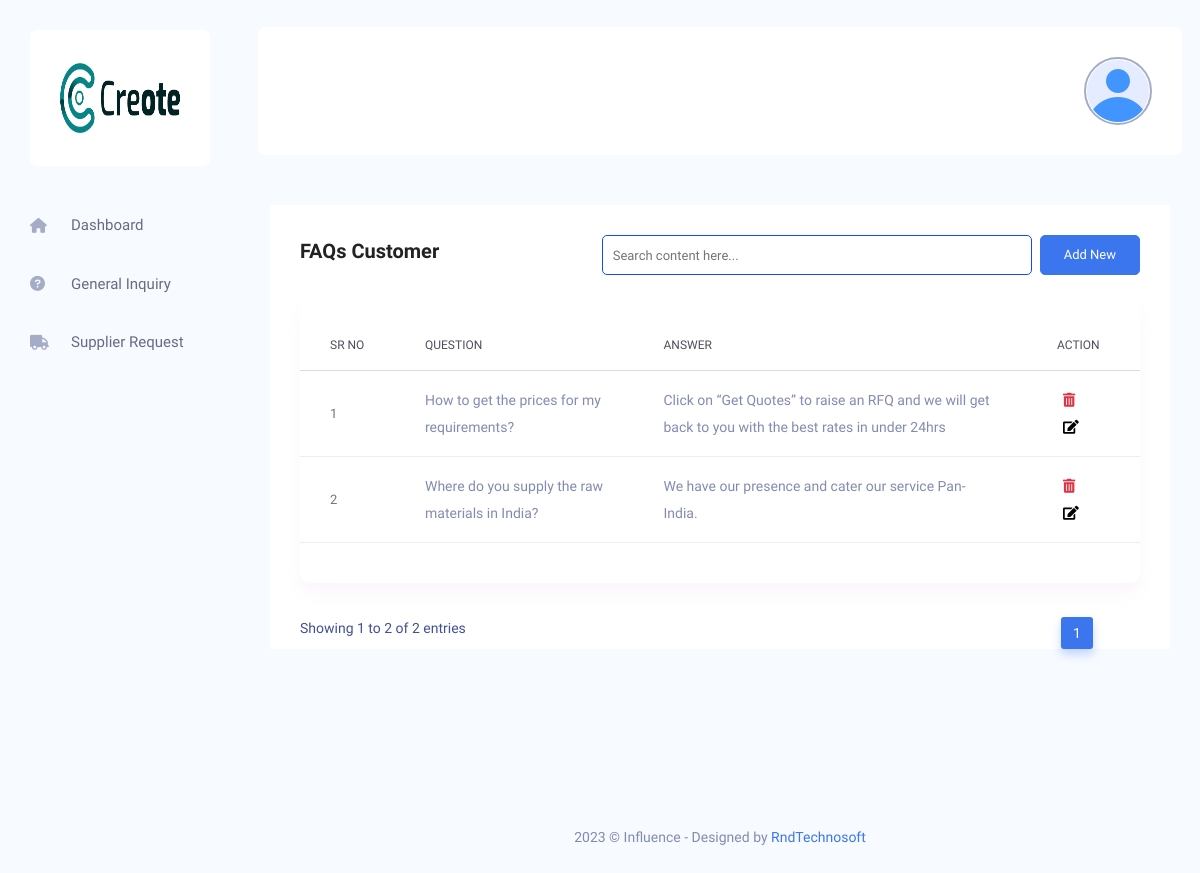
/admin/faqs-customer.php (signed in), run on the app's committed database.
### tables this page shows
CREATE TABLE `tbl_footer_setting` (
  `id` int(11) UNSIGNED NOT NULL,
  `name` varchar(190) NOT NULL,
  `logo` varchar(190) NOT NULL,
  `alt_tag` varchar(191) NOT NULL,
  `background_image` text NOT NULL,
  `alt_tag1` varchar(191) NOT NULL,
  `about_us_des` varchar(250) NOT NULL,
  `facebook_link` varchar(191) NOT NULL,
  `twitter_link` varchar(191) NOT NULL,
  `instagram_link` varchar(191) NOT NULL,
  `youtube_link` varchar(191) NOT NULL,
  `create_at` timestamp NOT NULL DEFAULT current_timestamp(),
  `update_at` timestamp NULL DEFAULT NULL ON UPDATE current_timestamp()
);

CREATE TABLE `tbl_faqs_customer` (
  `id` int(11) UNSIGNED NOT NULL,
  `question` varchar(191) DEFAULT NULL,
  `answer` varchar(191) DEFAULT NULL,
  `created_at` timestamp NOT NULL DEFAULT current_timestamp(),
  `updated_at` timestamp NULL DEFAULT NULL ON UPDATE current_timestamp()
);

### admin/faqs-customer.php (the view, shortened to what this page needs)
<?php
include 'includes/header.php';
?>
<?php
include 'includes/side-bar.php';
include 'includes/top-bar.php';
?>
<div class="main_content_iner ">
    <div class="container-fluid plr_30 body_white_bg pt_30">
        <div class="row justify-content-center">
            <div class="col-12">
                <div class="QA_section">
                    <div class="white_box_tittle list_header">
                        <h4>FAQs Customer</h4>
                        <div class="box_right d-flex lms_block">
                            <div class="serach_field_2">
                                <div class="search_inner">
                                    <div class="search_field">
                                        <input type="text" placeholder="Search content here..." class="search-table-data">
                                    </div>
                                </div>
                            </div>
                            <div class="add_button ms-2">
                            <a href="add-faqs.php?cat=cust" class="btn_1">Add New</a>
                            </div>
                        </div>
                    </div>
                    <div class="QA_table ">
                        <table class="table lms_table_active">
                            <thead>
                                <tr>
                                    <th scope="col">Sr No</th>
                                    <th scope="col">Question</th>
                                    <th scope="col">Answer</th>
                                    <th scope="col">Action</th>
                                </tr>
                            </thead>
                            <tbody>
                                <?php
                                $sql = 'SELECT tbl_faqs_customer.* , id AS fcid FROM tbl_faqs_customer';
                                $result = mysqli_query($conn, $sql);
                                if (mysqli_num_rows($result) > 0) {
                                    $cno = 1;
                                    while ($row = mysqli_fetch_assoc($result)) {
                                ?>
                                        <tr>
                                            <th scope="row"> <a href="#" class="question_content"><?php echo $cno ?></a></th>
                                            <td><?php echo $row['question'] ?></td>
                                            <td><?php echo $row['answer']  ?></td>
                                            <td>
                                                <form class="d-inline" action="faqs-customer.php" method="post" onsubmit="return confirm('are you sure');">
                                                    <button type="submit" name="del" id="" class="fas fa-trash-alt text-danger border border-0 bg-white">
                                                </form>&nbsp&nbsp
                                                <form class="d-inline" action="update-faqs.php" method="get">
                                                    <button type="submit" name="update-faqs-cust" value="cust" id="" class="fas fa-edit  border border-0 bg-white">
                                                </form>
                                            </td>
                                        </tr>
                                <?php
                                        $cno++;
                                    }
                                } ?>
                            </tbody>
                        </table>
                    </div>
                </div>
            </div>
        </div>
    </div>
</div>
<?php
include 'includes/footer.php';
?>

### admin/includes/side-bar.php (shortened to what this page needs)
<?php
$select = "SELECT * FROM tbl_footer_setting WHERE id = 1";
$footerl = mysqli_query($conn, $select);
$sidebarlogo = mysqli_fetch_assoc($footerl);
?>
<nav class="sidebar">
    <div class="logo d-flex justify-content-between">
        <a href="home.php"><img src="./images/footer/<?php echo $sidebarlogo['logo']; ?>" height="70" width="70" alt="<?php echo $sidebarlogo['alt_tag']; ?>"></a>
    </div>
    <ul id="sidebar_menu">
        <li class="">
            <a class="" href="home.php" aria-expanded="false">
               <i class="fa-solid fa-house"></i>
                <span>Dashboard</span>
            </a>
        </li>
         <li class="">
            <a class="" href="manage-general-inquiry.php" aria-expanded="false">
                <i class="fa-solid fa-circle-question"></i>
                <span>General Inquiry</span>
            </a>
        </li>
         <li class="">
            <a class="" href="manage-supplier-request.php" aria-expanded="false">
                <i class="fas fa-truck"></i>
                <span>Supplier Request</span>
            </a>
        </li>
    </ul>
</nav>

### admin/assets/css/custome.css (style rules this page uses)
.serach_field_2 .search_inner input { color: #000; font-size: 13px; height: 40px; width: 100%; border-radius: 5px; padding-left: 10px !important; border: 1px solid #144bf6; padding-right: 15px; }

### data on the page
tbl_footer_setting: logo (placeholder picture)
tbl_faqs_customer: question "How to get the prices for my requirements?", answer "Click on “Get Quotes” to raise an RFQ and we will get back to you with the best rates in under 24hrs"
tbl_faqs_customer: question "Where do you supply the raw materials in India?", answer "We have our presence and cater our service Pan-India."
